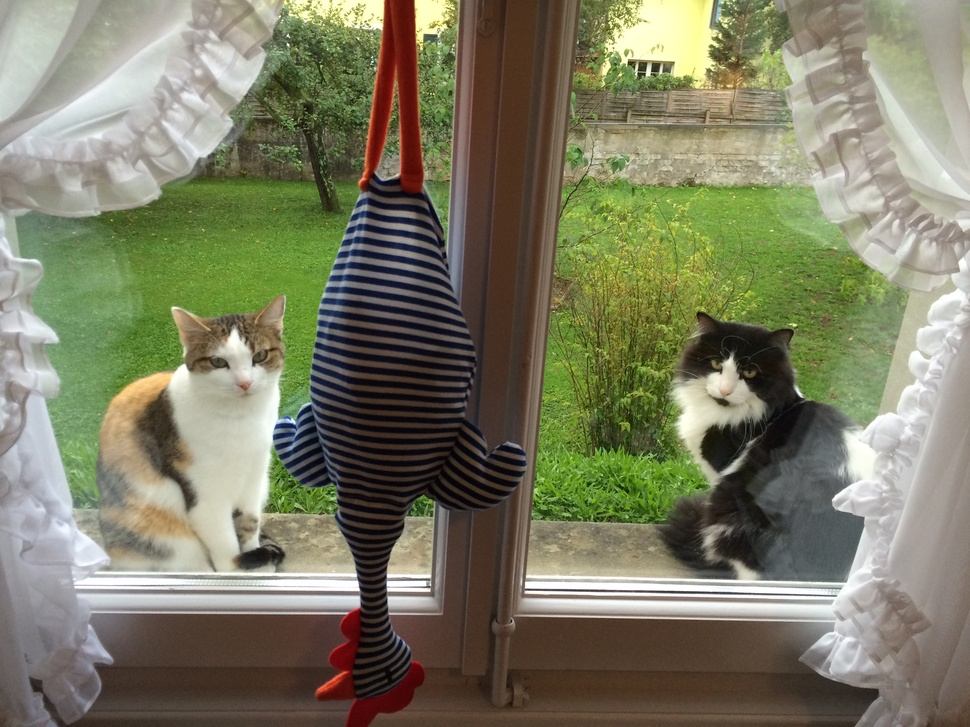
#> input picture data/woody_bulle.JPG, 970 x 727 px, shrunk from 3264 x 2448 before the run
$ jupyter execute re-range.ipynb
#> lines starting #> are read from the running program, lines starting #| are printed output that depends on the picture
[cell 1]
# Import necessary libraries
from skimage import io, color
import numpy as np
import matplotlib.pyplot as plt

[cell 2]
# Step 1: Load the image
# Replace 'image_path.jpg' with the path to your image file
image = io.imread('data/woody_bulle.JPG')
#> image is the input picture: shape (727, 970, 3); mean R, G, B 123.8, 123.6, 99.2

[cell 3]
# Step 2: Separate the image into R, G, B channels
# Ensure the image has three channels
red_channel = image[:, :, 0]
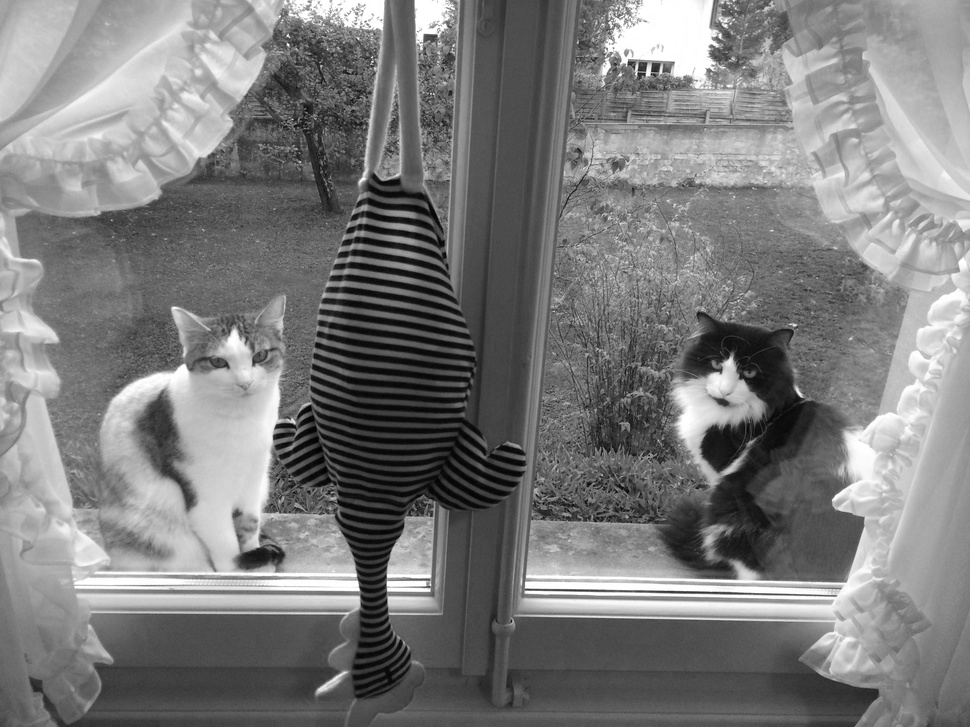
#> red_channel: shape (727, 970); min 0, max 255, mean 123.8
green_channel = image[:, :, 1]
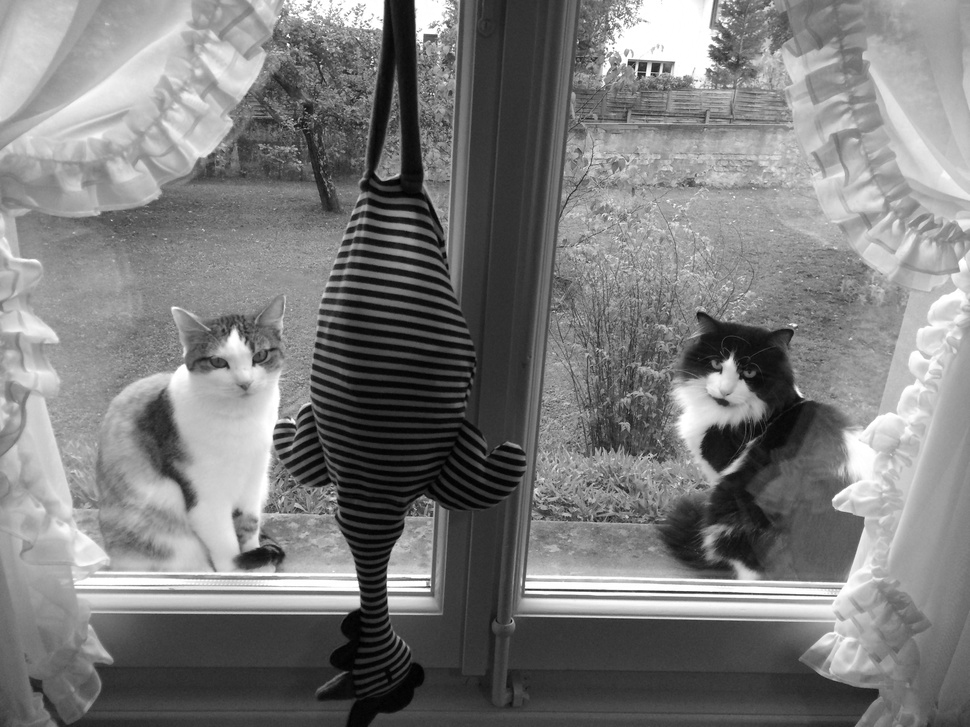
#> green_channel: shape (727, 970); min 0, max 255, mean 123.6
blue_channel = image[:, :, 2]
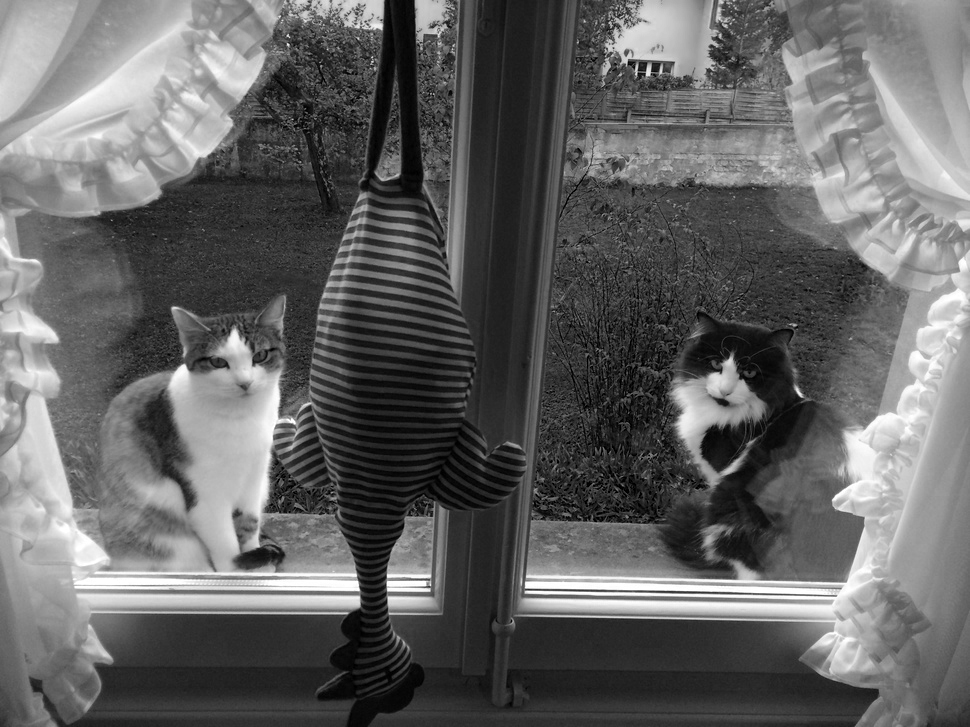
#> blue_channel: shape (727, 970); min 0, max 255, mean 99.2

[cell 4]
# Step 3: Flatten each channel and sort its values
sorted_red = np.sort(red_channel.flatten())  # Sort the red channel
sorted_green = np.sort(green_channel.flatten())  # Sort the green channel
sorted_blue = np.sort(blue_channel.flatten())  # Sort the blue channel

[cell 5]
# Step 4: Reshape the sorted channels back to the original image shape
sorted_red_image = sorted_red.reshape(red_channel.shape)
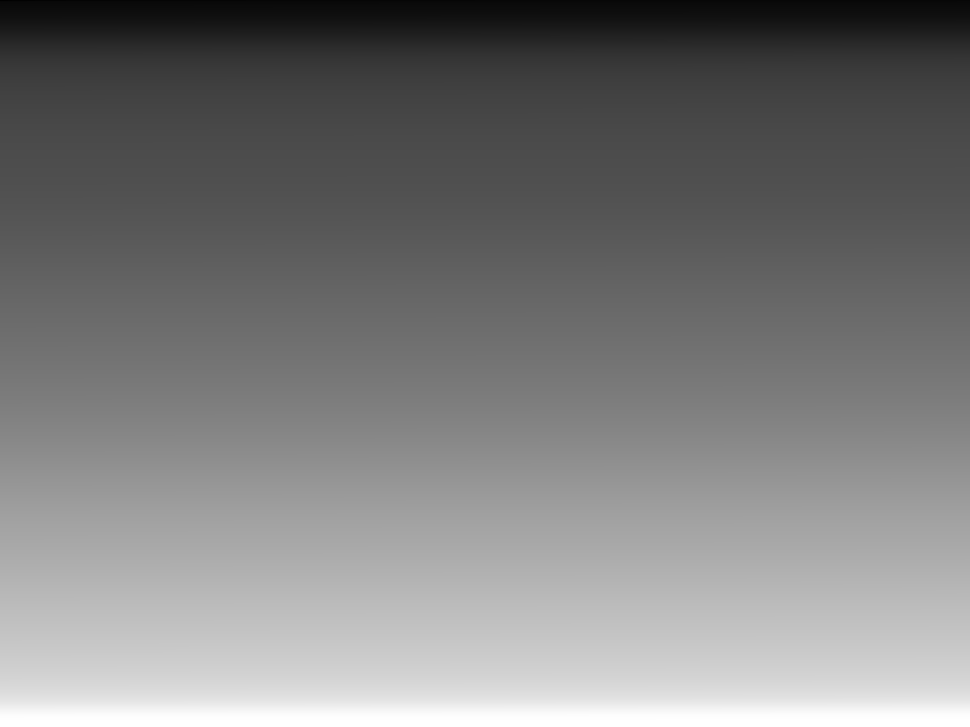
#> sorted_red_image: shape (727, 970); min 0, max 255, mean 123.8
sorted_green_image = sorted_green.reshape(green_channel.shape)
sorted_blue_image = sorted_blue.reshape(blue_channel.shape)
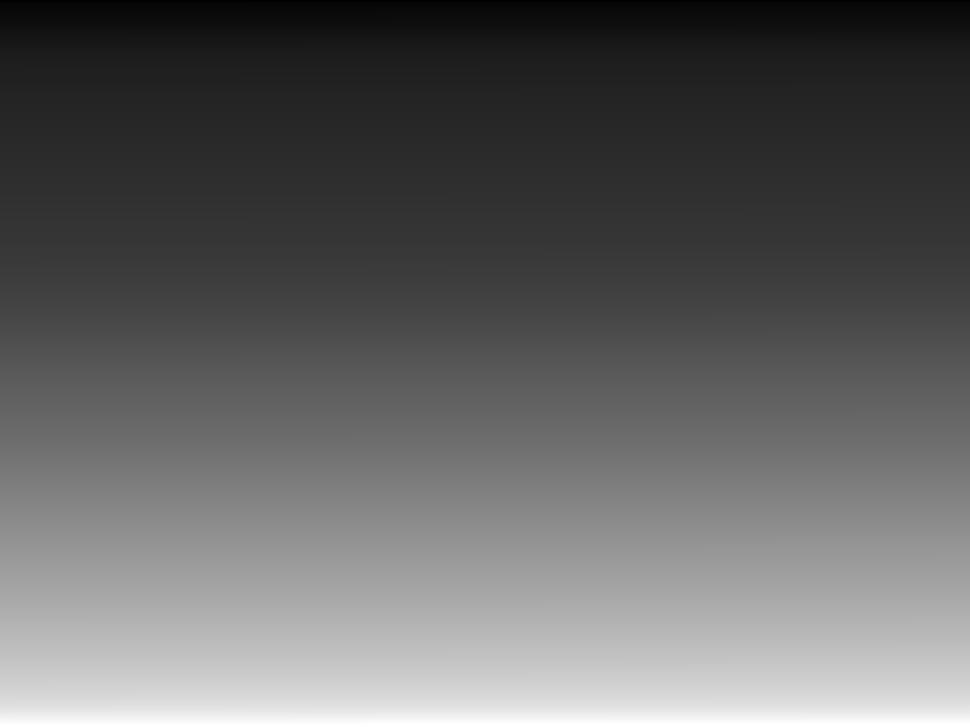
#> sorted_blue_image: shape (727, 970); min 0, max 255, mean 99.2

[cell 6]
# Step 5: Stack the sorted channels back into an RGB image
sorted_image = np.stack((sorted_red_image, sorted_green_image, sorted_blue_image), axis=2)
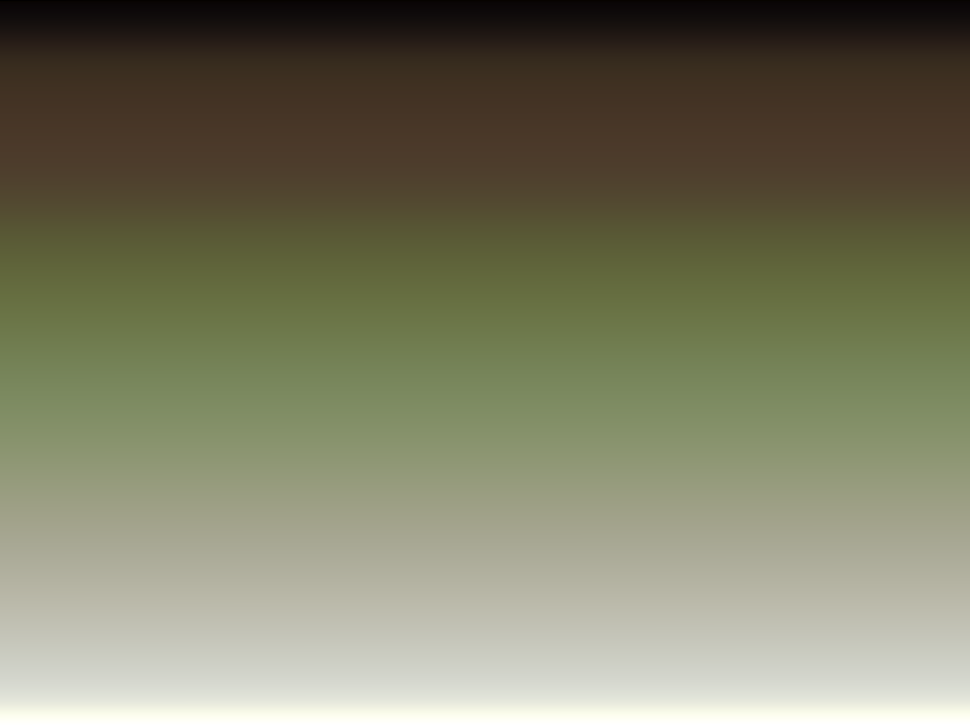
#> sorted_image: shape (727, 970, 3); mean R, G, B 123.8, 123.6, 99.2

[cell 7]
# Step 6: Display the original and the reorganized image
plt.figure(figsize=(12, 6))

[cell 8]
# Original image
plt.subplot(1, 2, 1)
plt.title("Original Image", fontsize=14)
plt.imshow(image)
plt.axis('off')

# Reorganized image (Sorted by R, G, B channels)
plt.subplot(1, 2, 2)
plt.title("Reorganized Image (R, G, B Sorted)", fontsize=14)
plt.imshow(sorted_image.astype(np.uint8))  # Ensure the image is displayed as uint8
plt.axis('off')

# Define the resolution for the output
output_dpi = 300  # Higher DPI for better quality
output_file = "comparison_high_res.png"  # Name of the saved file

# Save the figure with high resolution
plt.tight_layout()
plt.savefig(output_file, dpi=output_dpi, bbox_inches='tight')

plt.show()
print(f"Comparison image saved as '{output_file}' in high resolution.")

$ run again, with data/azul.webp saved as data/woody_bulle.JPG
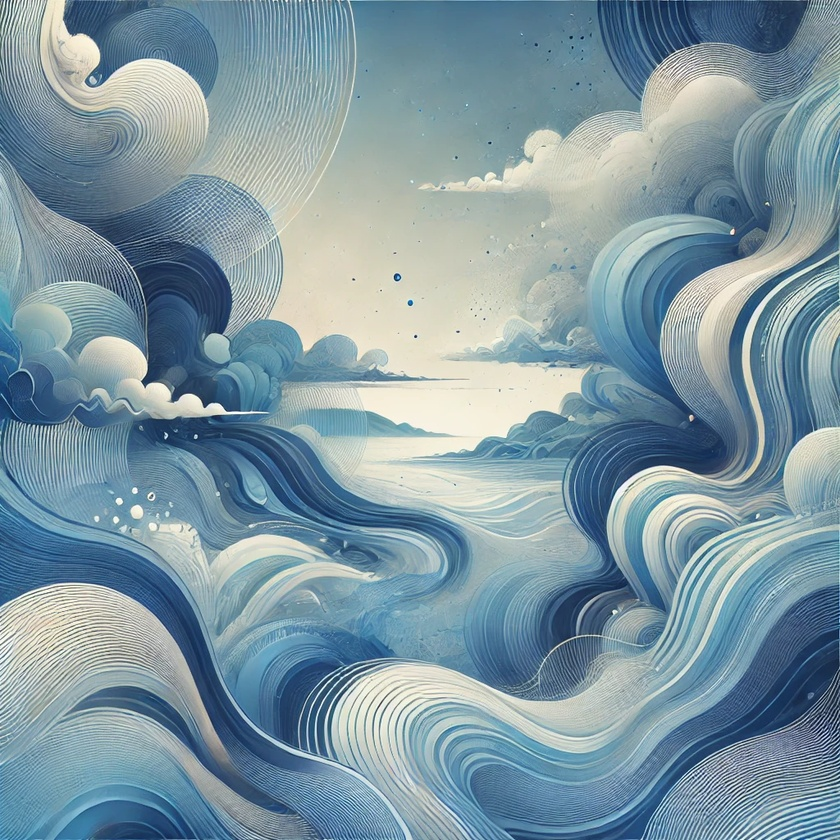
#> input picture data/azul.webp, 840 x 840 px, shrunk from 1024 x 1024 before the run
#> image is the input picture: shape (840, 840, 3); mean R, G, B 126.5, 151.6, 162.8
#> `sorted_blue_image = sorted_blue.reshape(blue_channel.shape)`:
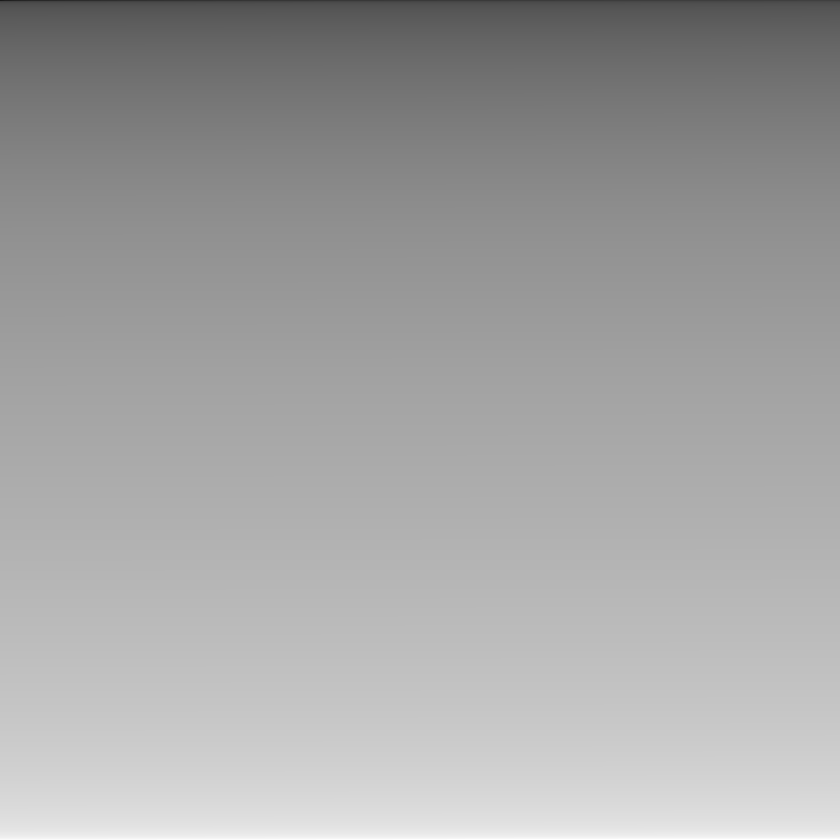
#> sorted_blue_image: shape (840, 840); min 25, max 255, mean 162.8
#> `sorted_image = np.stack((sorted_red_image, sorted_green_image, sorted_..`:
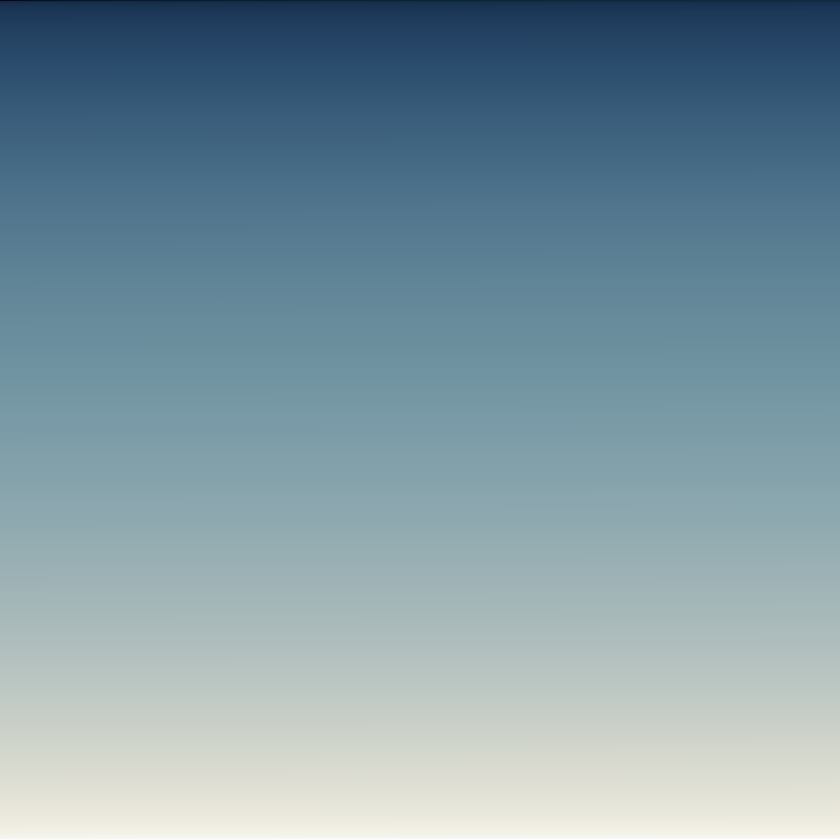
#> sorted_image: shape (840, 840, 3); mean R, G, B 126.5, 151.6, 162.8
